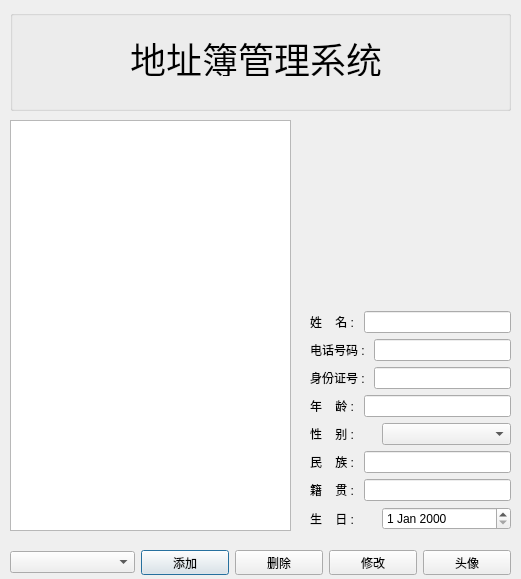
<?xml version="1.0" encoding="UTF-8"?>
<ui version="4.0">
 <class>addressDialog</class>
 <widget class="QDialog" name="addressDialog">
  <property name="geometry">
   <rect>
    <x>0</x>
    <y>0</y>
    <width>521</width>
    <height>579</height>
   </rect>
  </property>
  <property name="windowTitle">
   <string>Dialog</string>
  </property>
  <widget class="QLabel" name="label">
   <property name="geometry">
    <rect>
     <x>330</x>
     <y>120</y>
     <width>161</width>
     <height>181</height>
    </rect>
   </property>
   <property name="text">
    <string/>
   </property>
  </widget>
  <widget class="QWidget" name="layoutWidget_2">
   <property name="geometry">
    <rect>
     <x>10</x>
     <y>550</y>
     <width>501</width>
     <height>25</height>
    </rect>
   </property>
   <layout class="QHBoxLayout" name="horizontalLayout_8">
    <item>
     <widget class="QComboBox" name="comboBox_2">
      <property name="enabled">
       <bool>true</bool>
      </property>
      <property name="minimumSize">
       <size>
        <width>125</width>
        <height>0</height>
       </size>
      </property>
      <property name="layoutDirection">
       <enum>Qt::LeftToRight</enum>
      </property>
      <item>
       <property name="text">
        <string/>
       </property>
      </item>
      <item>
       <property name="text">
        <string>家人</string>
       </property>
      </item>
      <item>
       <property name="text">
        <string>朋友</string>
       </property>
      </item>
      <item>
       <property name="text">
        <string>同学</string>
       </property>
      </item>
      <item>
       <property name="text">
        <string>同事</string>
       </property>
      </item>
     </widget>
    </item>
    <item>
     <widget class="QPushButton" name="pushButton">
      <property name="text">
       <string>添加</string>
      </property>
     </widget>
    </item>
    <item>
     <widget class="QPushButton" name="pushButton_2">
      <property name="text">
       <string>删除</string>
      </property>
     </widget>
    </item>
    <item>
     <widget class="QPushButton" name="pushButton_3">
      <property name="text">
       <string>修改</string>
      </property>
     </widget>
    </item>
    <item>
     <widget class="QPushButton" name="pushButton_4">
      <property name="text">
       <string>头像</string>
      </property>
     </widget>
    </item>
   </layout>
  </widget>
  <widget class="QGroupBox" name="groupBox">
   <property name="geometry">
    <rect>
     <x>10</x>
     <y>10</y>
     <width>501</width>
     <height>101</height>
    </rect>
   </property>
   <property name="title">
    <string/>
   </property>
   <widget class="QLabel" name="label_8">
    <property name="geometry">
     <rect>
      <x>120</x>
      <y>30</y>
      <width>261</width>
      <height>36</height>
     </rect>
    </property>
    <property name="font">
     <font>
      <pointsize>27</pointsize>
     </font>
    </property>
    <property name="text">
     <string>地址簿管理系统</string>
    </property>
   </widget>
  </widget>
  <widget class="QTableView" name="tableView">
   <property name="geometry">
    <rect>
     <x>10</x>
     <y>120</y>
     <width>281</width>
     <height>411</height>
    </rect>
   </property>
  </widget>
  <widget class="QWidget" name="layoutWidget">
   <property name="geometry">
    <rect>
     <x>310</x>
     <y>311</y>
     <width>201</width>
     <height>220</height>
    </rect>
   </property>
   <layout class="QVBoxLayout" name="verticalLayout">
    <item>
     <layout class="QHBoxLayout" name="horizontalLayout">
      <item>
       <widget class="QLabel" name="label_2">
        <property name="text">
         <string>姓    名 : </string>
        </property>
       </widget>
      </item>
      <item>
       <widget class="QLineEdit" name="lineEdit">
        <property name="alignment">
         <set>Qt::AlignRight|Qt::AlignTrailing|Qt::AlignVCenter</set>
        </property>
       </widget>
      </item>
     </layout>
    </item>
    <item>
     <layout class="QHBoxLayout" name="horizontalLayout_2">
      <item>
       <widget class="QLabel" name="label_3">
        <property name="text">
         <string>电话号码 : </string>
        </property>
       </widget>
      </item>
      <item>
       <widget class="QLineEdit" name="lineEdit_2">
        <property name="alignment">
         <set>Qt::AlignRight|Qt::AlignTrailing|Qt::AlignVCenter</set>
        </property>
       </widget>
      </item>
     </layout>
    </item>
    <item>
     <layout class="QHBoxLayout" name="horizontalLayout_4">
      <item>
       <widget class="QLabel" name="label_5">
        <property name="text">
         <string>身份证号 : </string>
        </property>
       </widget>
      </item>
      <item>
       <widget class="QLineEdit" name="lineEdit_3">
        <property name="alignment">
         <set>Qt::AlignRight|Qt::AlignTrailing|Qt::AlignVCenter</set>
        </property>
       </widget>
      </item>
     </layout>
    </item>
    <item>
     <layout class="QHBoxLayout" name="horizontalLayout_5">
      <item>
       <widget class="QLabel" name="label_6">
        <property name="text">
         <string>年    龄 : </string>
        </property>
       </widget>
      </item>
      <item>
       <widget class="QLineEdit" name="lineEdit_4">
        <property name="minimumSize">
         <size>
          <width>0</width>
          <height>0</height>
         </size>
        </property>
        <property name="alignment">
         <set>Qt::AlignRight|Qt::AlignTrailing|Qt::AlignVCenter</set>
        </property>
       </widget>
      </item>
     </layout>
    </item>
    <item>
     <layout class="QHBoxLayout" name="horizontalLayout_6">
      <item>
       <widget class="QLabel" name="label_7">
        <property name="maximumSize">
         <size>
          <width>66</width>
          <height>16777215</height>
         </size>
        </property>
        <property name="text">
         <string>性    别 : </string>
        </property>
       </widget>
      </item>
      <item>
       <widget class="QComboBox" name="comboBox">
        <property name="enabled">
         <bool>true</bool>
        </property>
        <property name="minimumSize">
         <size>
          <width>0</width>
          <height>0</height>
         </size>
        </property>
        <property name="layoutDirection">
         <enum>Qt::LeftToRight</enum>
        </property>
        <item>
         <property name="text">
          <string/>
         </property>
        </item>
        <item>
         <property name="text">
          <string>男</string>
         </property>
        </item>
        <item>
         <property name="text">
          <string>女</string>
         </property>
        </item>
       </widget>
      </item>
     </layout>
    </item>
    <item>
     <layout class="QHBoxLayout" name="horizontalLayout_7">
      <item>
       <widget class="QLabel" name="label_9">
        <property name="text">
         <string>民    族 : </string>
        </property>
       </widget>
      </item>
      <item>
       <widget class="QLineEdit" name="lineEdit_6">
        <property name="alignment">
         <set>Qt::AlignRight|Qt::AlignTrailing|Qt::AlignVCenter</set>
        </property>
       </widget>
      </item>
     </layout>
    </item>
    <item>
     <layout class="QHBoxLayout" name="horizontalLayout_9">
      <item>
       <widget class="QLabel" name="label_10">
        <property name="text">
         <string>籍    贯 : </string>
        </property>
       </widget>
      </item>
      <item>
       <widget class="QLineEdit" name="lineEdit_7">
        <property name="alignment">
         <set>Qt::AlignRight|Qt::AlignTrailing|Qt::AlignVCenter</set>
        </property>
       </widget>
      </item>
     </layout>
    </item>
    <item>
     <layout class="QHBoxLayout" name="horizontalLayout_3">
      <item>
       <widget class="QLabel" name="label_4">
        <property name="maximumSize">
         <size>
          <width>66</width>
          <height>16777215</height>
         </size>
        </property>
        <property name="text">
         <string>生    日 : </string>
        </property>
       </widget>
      </item>
      <item>
       <widget class="QDateEdit" name="dateEdit">
        <property name="minimumSize">
         <size>
          <width>0</width>
          <height>0</height>
         </size>
        </property>
       </widget>
      </item>
     </layout>
    </item>
   </layout>
  </widget>
 </widget>
 <resources/>
 <connections/>
</ui>
